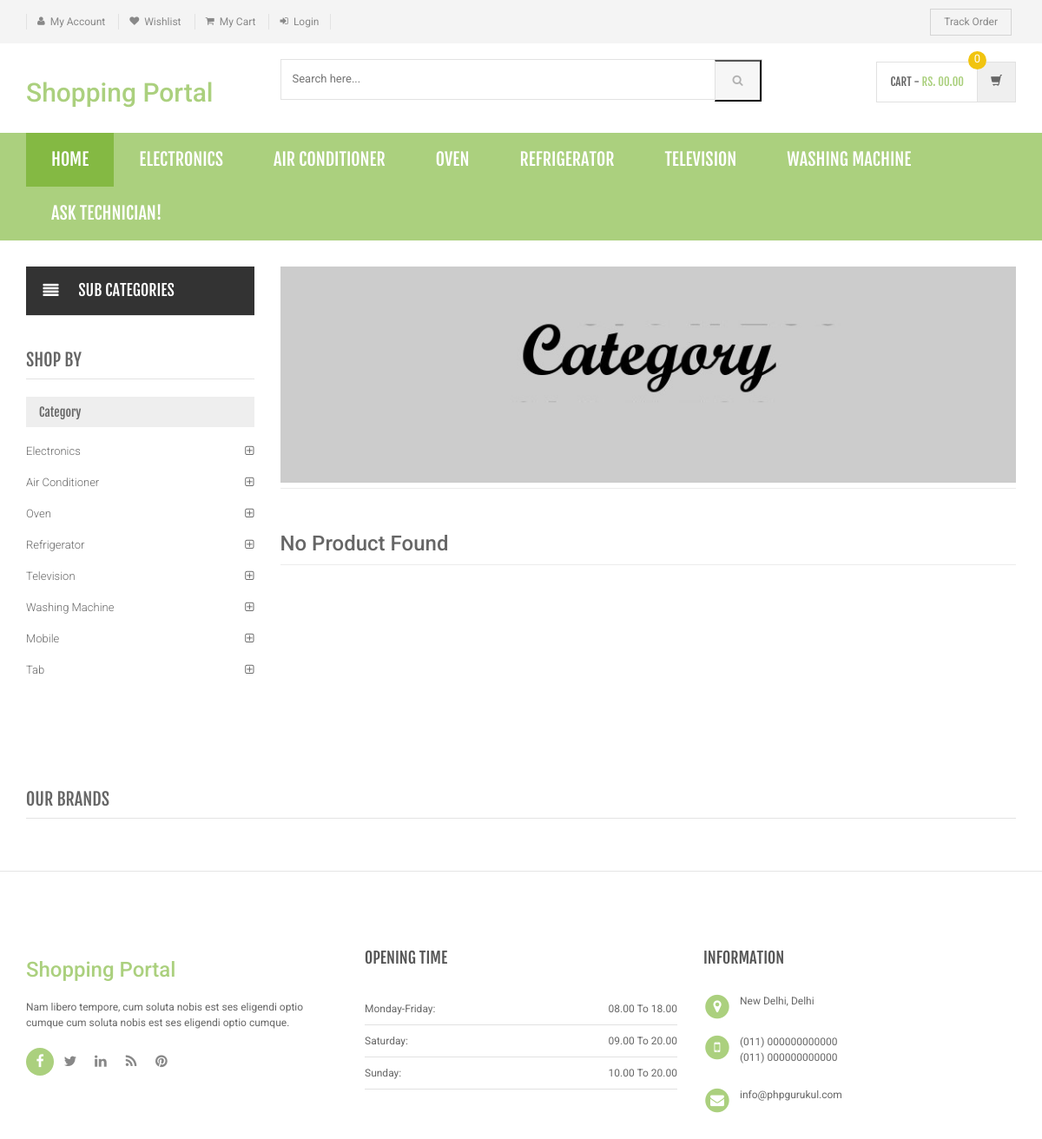
/shopping/category.php, run on the app's committed database.
### tables this page shows
CREATE TABLE `category` (
  `id` int(11) NOT NULL,
  `categoryName` varchar(255) DEFAULT NULL,
  `categoryDescription` longtext DEFAULT NULL,
  `creationDate` timestamp NOT NULL DEFAULT current_timestamp(),
  `updationDate` varchar(255) DEFAULT NULL
);

### shopping/category.php (the view, shortened to what this page needs)
<?php
include('includes/config.php');
$cid=intval($_GET['cid']);
?>
<!DOCTYPE html>
<html lang="en">
	<head>
	    <link rel="stylesheet" href="assets/css/bootstrap.min.css">
	    <link rel="stylesheet" href="assets/css/main.css">
	    <link rel="stylesheet" href="assets/css/green.css">
	    <link rel="stylesheet" href="assets/css/owl.carousel.css">
		<link rel="stylesheet" href="assets/css/owl.transitions.css">
		<link href="assets/css/lightbox.css" rel="stylesheet">
		<link rel="stylesheet" href="assets/css/animate.min.css">
		<link rel="stylesheet" href="assets/css/rateit.css">
		<link rel="stylesheet" href="assets/css/bootstrap-select.min.css">
		<link rel="stylesheet" href="assets/css/config.css">
		<link href="assets/css/green.css" rel="alternate stylesheet" title="Green color">
		<link href="assets/css/blue.css" rel="alternate stylesheet" title="Blue color">
		<link href="assets/css/red.css" rel="alternate stylesheet" title="Red color">
		<link href="assets/css/orange.css" rel="alternate stylesheet" title="Orange color">
		<link href="assets/css/dark-green.css" rel="alternate stylesheet" title="Darkgreen color">
		<link rel="stylesheet" href="assets/css/font-awesome.min.css">
	</head>
    <body class="cnt-home">
<header class="header-style-1">
<?php include('includes/top-header.php');?>
<?php include('includes/main-header.php');?>
<?php include('includes/menu-bar.php');?>
</header>
<div class="body-content outer-top-xs">
	<div class='container'>
		<div class='row outer-bottom-sm'>
			<div class='col-md-3 sidebar'>
<div class="side-menu animate-dropdown outer-bottom-xs">
<div class="side-menu animate-dropdown outer-bottom-xs">
    <div class="head"><i class="icon fa fa-align-justify fa-fw"></i>Sub Categories</div>
    <nav class="yamm megamenu-horizontal" role="navigation">
        <ul class="nav">
            <li class="dropdown menu-item">
</li>
</ul>
    </nav>
</div>
</div>
	            <div class="sidebar-module-container">
	            	<h3 class="section-title">shop by</h3>
	            	<div class="sidebar-filter">
<div class="sidebar-widget wow fadeInUp outer-bottom-xs ">
	<div class="widget-header m-t-20">
		<h4 class="widget-title">Category</h4>
	</div>
	<div class="sidebar-widget-body m-t-10">
	         <?php $sql=mysqli_query($con,"select id,categoryName  from category");
while($row=mysqli_fetch_array($sql))
{
    ?>
		<div class="accordion">
	    	<div class="accordion-group">
	            <div class="accordion-heading">
	                <a href="category.php?cid=<?php echo $row['id'];?>"  class="accordion-toggle collapsed">
	                   <?php echo $row['categoryName'];?>
	                </a>
	            </div>
	        </div>
	    </div>
	    <?php } ?>
	</div>
</div>
	            	</div>
	            </div>
            </div>
			<div class='col-md-9'>
	<div id="category" class="category-carousel hidden-xs">
		<div class="item">
			<div class="image">
				<img src="assets/images/banners/cat-banner-1.jpg" alt="" class="img-responsive">
			</div>
		</div>
</div>
				<div class="search-result-container">
					<div id="myTabContent" class="tab-content">
						<div class="tab-pane active " id="grid-container">
							<div class="category-product  inner-top-vs">
								<div class="row">
			<?php
$ret=mysqli_query($con,"select * from products where category='$cid'");
$num=mysqli_num_rows($ret);
if($num>0)
{
while ($row=mysqli_fetch_array($ret))
{?>
		<div class="col-sm-6 col-md-4 wow fadeInUp">
			<div class="products">
	<div class="product">
		<div class="product-image">
			<div class="image">
				<a href="product-details.php?pid=<?php echo htmlentities($row['id']);?>"><img  src="assets/images/blank.gif" data-echo="admin/productimages/<?php echo htmlentities($row['id']);?>/<?php echo htmlentities($row['productImage1']);?>" alt="" width="200" height="300"></a>
			</div>
		</div>
		<div class="product-info text-left">
			<h3 class="name"><a href="product-details.php?pid=<?php echo htmlentities($row['id']);?>"><?php echo htmlentities($row['productName']);?></a></h3>
			<div class="rating rateit-small"></div>
			<div class="description"></div>
			<div class="product-price">
				<span class="price">
					Rs. <?php echo htmlentities($row['productPrice']);?>			</span>
										     <span class="price-before-discount">Rs. <?php echo htmlentities($row['productPriceBeforeDiscount']);?></span>
			</div>
		</div>
					<div class="cart clearfix animate-effect">
				<div class="action">
					<ul class="list-unstyled">
						<li class="add-cart-button btn-group">
								<?php if($row['productAvailability']=='In Stock'){?>
										<button class="btn btn-primary icon" data-toggle="dropdown" type="button">
								<i class="fa fa-shopping-cart"></i>
							</button>
							<a href="category.php?page=product&action=add&id=<?php echo $row['id']; ?>">
							<button class="btn btn-primary" type="button">Add to cart</button></a>
								<?php } else {?>
							<div class="action" style="color:red">Out of Stock</div>
					<?php } ?>
						</li>
		                <li class="lnk wishlist">
							<a class="add-to-cart" href="category.php?pid=<?php echo htmlentities($row['id'])?>&&action=wishlist" title="Wishlist">
								 <i class="icon fa fa-heart"></i>
							</a>
						</li>
					</ul>
				</div>
			</div>
			</div>
			</div>
		</div>
	  <?php } } else {?>
		<div class="col-sm-6 col-md-4 wow fadeInUp"> <h3>No Product Found</h3>
		</div>
<?php } ?>
										</div>
							</div>
						</div>
				</div>
			</div>
		</div></div>
		<?php include('includes/brands-slider.php');?>
</div>
</div>
<?php include('includes/footer.php');?>
</body>
</html>

### shopping/includes/menu-bar.php (shortened to what this page needs)
<div class="header-nav animate-dropdown">
    <div class="container">
        <div class="yamm navbar navbar-default" role="navigation">
            <div class="nav-bg-class">
                <div class="navbar-collapse collapse" id="mc-horizontal-menu-collapse">
	<div class="nav-outer">
		<ul class="nav navbar-nav">
			<li class="active dropdown yamm-fw">
				<a href="index.php" data-hover="dropdown" class="dropdown-toggle">Home</a>
			</li>
              <?php $sql=mysqli_query($con,"select id,categoryName  from category limit 6");
while($row=mysqli_fetch_array($sql))
{
    ?>
			<li class="dropdown yamm">
				<a href="category.php?cid=<?php echo $row['id'];?>"> <?php echo $row['categoryName'];?></a>
			</li>
			<?php } ?>
			<li class="dropdown yamm-fw">
				<a href="reports.php" data-hover="dropdown" class="dropdown-toggle">Ask Technician!</a>
			</li>
		</ul>
		<div class="clearfix"></div>
	</div>
</div>
            </div>
        </div>
    </div>
</div>

### data on the page
category: categoryName "ELECTRONICS", categoryName "Electronics"
category: categoryName "AIR CONDITIONER", categoryName "Air Conditioner"
category: categoryName "OVEN", categoryName "Oven"
category: categoryName "REFRIGERATOR", categoryName "Refrigerator"
category: categoryName "TELEVISION", categoryName "Television"
category: categoryName "WASHING MACHINE", categoryName "Washing Machine"
category: categoryName "Mobile"
category: categoryName "Tab"
